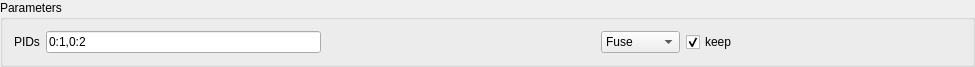
<?xml version="1.0" encoding="UTF-8"?>
<ui version="4.0">
 <class>FaceSplitWidget</class>
 <widget class="QWidget" name="FaceSplitWidget">
  <property name="geometry">
   <rect>
    <x>0</x>
    <y>0</y>
    <width>975</width>
    <height>52</height>
   </rect>
  </property>
  <property name="windowTitle">
   <string>FaceSplitWidget</string>
  </property>
  <layout class="QVBoxLayout" name="verticalLayout">
   <property name="spacing">
    <number>0</number>
   </property>
   <property name="leftMargin">
    <number>0</number>
   </property>
   <property name="topMargin">
    <number>0</number>
   </property>
   <property name="rightMargin">
    <number>0</number>
   </property>
   <property name="bottomMargin">
    <number>0</number>
   </property>
   <item>
    <widget class="QGroupBox" name="groupBox">
     <property name="title">
      <string>Parameters</string>
     </property>
     <layout class="QGridLayout" name="gridLayout">
      <item row="0" column="1">
       <widget class="QLineEdit" name="lineEdit_PIDs">
        <property name="text">
         <string>0:1,0:2</string>
        </property>
       </widget>
      </item>
      <item row="0" column="2">
       <spacer name="horizontalSpacer">
        <property name="orientation">
         <enum>Qt::Horizontal</enum>
        </property>
        <property name="sizeHint" stdset="0">
         <size>
          <width>40</width>
          <height>20</height>
         </size>
        </property>
       </spacer>
      </item>
      <item row="0" column="0">
       <widget class="QLabel" name="label_2">
        <property name="text">
         <string>PIDs</string>
        </property>
       </widget>
      </item>
      <item row="0" column="4">
       <widget class="QCheckBox" name="checkBox">
        <property name="sizePolicy">
         <sizepolicy hsizetype="Expanding" vsizetype="Fixed">
          <horstretch>0</horstretch>
          <verstretch>0</verstretch>
         </sizepolicy>
        </property>
        <property name="text">
         <string>keep</string>
        </property>
        <property name="checked">
         <bool>true</bool>
        </property>
       </widget>
      </item>
      <item row="0" column="3">
       <widget class="QComboBox" name="comboBox">
        <item>
         <property name="text">
          <string>Fuse</string>
         </property>
        </item>
        <item>
         <property name="text">
          <string>Cut</string>
         </property>
        </item>
        <item>
         <property name="text">
          <string>Common</string>
         </property>
        </item>
       </widget>
      </item>
     </layout>
    </widget>
   </item>
  </layout>
 </widget>
 <layoutdefault spacing="6" margin="11"/>
 <resources/>
 <connections/>
</ui>
